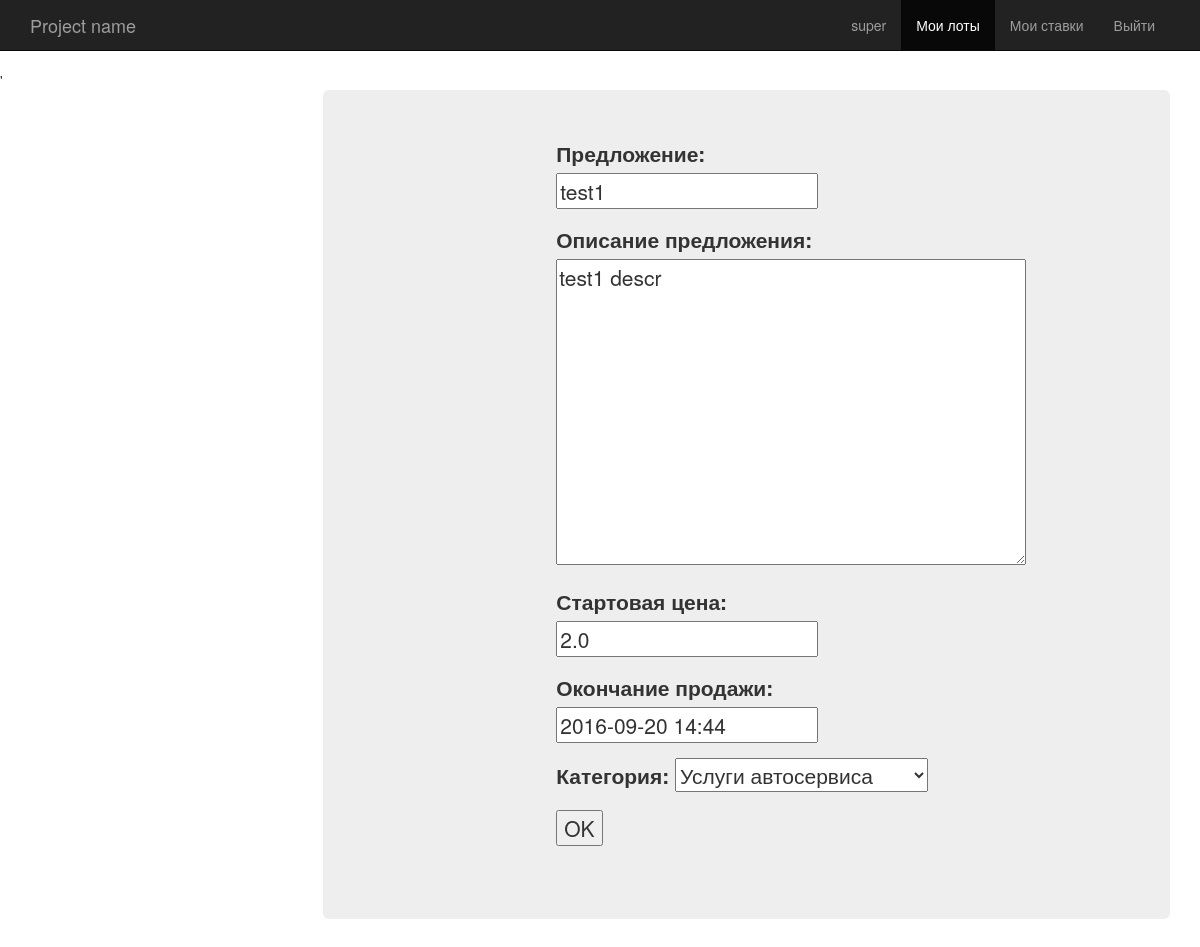
/lot_edit/11/ (signed in), run on the app's committed database.
### hollau/models.py (models this page shows, shortened)
class Lot(models.Model):
    name = models.CharField(u"предложение", max_length=100)
    description = models.TextField(u"описание предложения")
    start_price = models.FloatField(u"стартовая цена")
    current_price = models.FloatField(u"текущая цена", blank=True, null=True)
    sold = models.BooleanField(u"продано", default=False)
    author = models.ForeignKey(User, verbose_name=u"Аукционатор", related_name='lots', default="1")
    start_date = models.DateTimeField(u'начало продажи', auto_now_add=True)
    end_date = models.DateTimeField(u'окончание продажи')
    lastest_propose = models.DateTimeField(u'последнее предложение', blank=True, null=True)
    category = models.ForeignKey(Category, verbose_name=u'Категория', default=1)
    class Admin:
        list_display = ("name", "price", "propose", "lastest_propose", "bought")
        ordering = ("-lastest_propose", "end_date",)
    def propose(self):
        lastest = self.propose_set.order_by('-date')
        if lastest:
            return lastest[0]
        else:
            return None
    def bought(self):
        return self.propose() and ((self.end_date < datetime.datetime.now()) or self.sold)

class Category(models.Model):
    name = models.CharField(u'Категория', max_length=30)
    def __unicode__(self):
        return self.name

### hollau/views.py (the view, shortened to what this page needs)
# urls.py: url(r'^lot_edit/(?P<pk>[0-9]+)/$', views.lot_edit, name='lot_edit'),
def lot_edit(request, pk):
    try:
        lot = models.Lot.objects.get(pk=pk)
    except ObjectDoesNotExist:
        return HttpResponse('No such lot')
    if request.user == lot.author:
        if request.method == 'GET':
            return render(request, 'editLot.html', {'form': forms.Lot(instance=lot), 'pk': pk
                                                    })
    else:
        return HttpResponse("You can't edit this lot")

### hollau/forms.py
class Lot(forms.ModelForm):
    class Meta:
        model = Lot
        fields = ['name', 'description', 'start_price', 'end_date', 'category']

### hollau/templates/editLot.html (shortened to what this page needs)
{% extends 'base.html' %}
{% block javascript %}
	<link rel="stylesheet" type="text/css" href="/static/jquery.countdown.css">
	<link rel="stylesheet" type="text/css" href="/static/datetimepicker/jquery.datetimepicker.css"/>
{% endblock %}
{% block content %}
<form method="post" action="{% url 'lot_edit' pk%}">
    {{ form.as_p }}
<p><input type="submit" value="OK"></p>
</form>
{% endblock %}

### hollau/templates/base.html (shortened to what this page needs)
{% load staticfiles %}
<!DOCTYPE html>
<html>
  <head>
    <link href={% static "bootstrap/css/bootstrap.min.css" %} rel="stylesheet">
    <link href={% static 'offcanvas.css' %} rel="stylesheet">'
    <link rel="stylesheet" type="text/css" href="{% static 'style.css' %}">
  </head>
  <body>
    <nav class="navbar navbar-fixed-top navbar-inverse">
      <div class="container">
        <div class="navbar-header">
          <a class="navbar-brand" href="#">Project name</a>
        </div>
        <div id="navbar" class="collapse navbar-collapse navbar-right">
          <ul class="nav navbar-nav">
              {%if user.is_authenticated%}
            <li><a href="#">{{user.first_name}}</a></li>
              {% else %}
              <li><a href="{%url 'login' %}">Anonymys</a></li>
              {% endif %}
            <li class="active"><a href="#">Мои лоты</a></li>
            <li><a href="#about">Мои ставки</a></li>
            <li><a href="{% url 'logout' %}">Выйти</a></li>
          </ul>
        </div>
      </div>
    </nav>
    <div class="container">
      <div class="row row-offcanvas row-offcanvas-left">
          <div class="col-xs-6 col-sm-3 sidebar-offcanvas" id="sidebar">
        </div>
        <div class="col-xs-12 col-sm-9">
          <div class="jumbotron">
          <main>
          <div id="container">
			{%block content%}{%endblock%}
		  </div>
          </main>
          </div>
        </div>
      </div>
    {% block javascript %}{% endblock %}
  </body>
</html>

### hollau/static/offcanvas.css (style rules this page uses)
html, body { overflow-x: hidden; }
body { padding-top: 70px; }

### hollau/static/style.css (style rules this page uses)
#container { width: 400px; margin: auto; padding: 0 10px 10px 10px; }

### data on the page
Lot: name "test1", description "test1 descr", start_price "2.0", end_date "2016-09-20 14:44", category "Услуги автосервиса"

### other printed values
{{ user.first_name }} "super"
